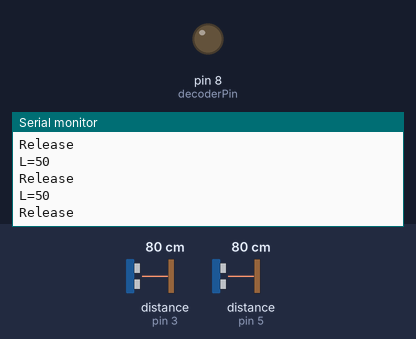
The sketch below on a simulated Arduino Uno, built with avr-gcc and run on an emulated ATmega328P. Parts: output pins drawn as LEDs (lit = HIGH), the last lines printed to the serial monitor. Wiring (inferred from the names in the program): 2 × ultrasonic range finder: trigger pin 4, echo pin 5 / trigger pin 6, echo pin 3. Inputs (shaded band) come from the test bench; at power-on: distance to the obstacle (sensors on pin 3, pin 5) 80 cm. The echo pulse lasts 58.3 µs per cm; pins used as bus, display or sensor lines are not drawn.

Above: at 1.2 s.
1.3 s: distance to the obstacle (sensor on pin 3) set to 2 cm
At 2.2 s:
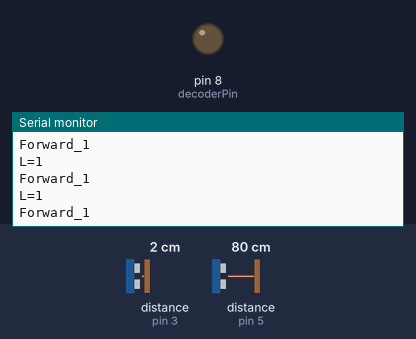
2.9 s: distance to the obstacle (sensor on pin 5) set to 299 cm
At 4.0 s:
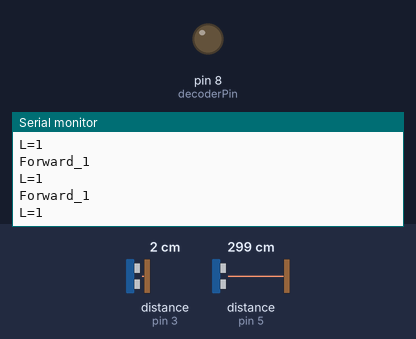
5.9 s: distance to the obstacle (sensor on pin 3) set to 18 cm
At 6.7 s:
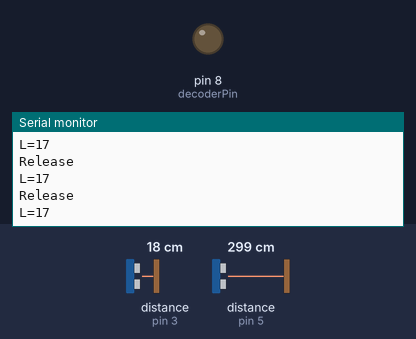
Timing chart, 0 to 8.9 s (numbered marks = the images above; inputs shaded):
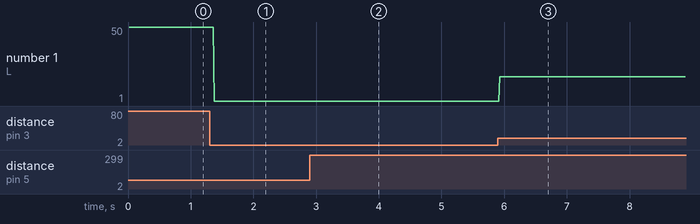

Measured:
- after the input at 1.3 s, the serial monitor: prints a new line after 0.08 s (image 1)
- after the input at 5.9 s, the serial monitor: prints a new line at once (image 3)
- plotted number 1: 50 → 1 after the input at 1.3 s, 1 → 17 after the input at 5.9 s

The sketch:

ardiono_code.ino
```cpp
#include <Wire.h>
#include <MPU6050.h>

MPU6050 mpu;

int count=0;

//var for sonar

const int trigger1 = 6; //Trigger pin of 1st Sesnor
const int echo1 = 3; //Echo pin of 1st Sesnor
const int trigger2 = 4; //Trigger pin of 2nd Sesnor
const int echo2 = 5;//Echo pin of 2nd Sesnor

const int decoderPin = 8;

long time_taken;
int dist,distL,distR;


void setup() {
Serial.begin(9600);

  count=0;
  Serial.println ("Ashchi");
  mpu.calibrateGyro();
  mpu.setThreshold(3);
  Serial.println ("Done setup");

pinMode(trigger1, OUTPUT);
pinMode(echo1, INPUT);
pinMode(trigger2, OUTPUT);
pinMode(echo2, INPUT);
pinMode (decoderPin, OUTPUT);
}


/*###Function to calculate distance###*/
void calculate_distance(int trigger, int echo)
{
digitalWrite(trigger, LOW);
delayMicroseconds(2);
digitalWrite(trigger, HIGH);
delayMicroseconds(10);
digitalWrite(trigger, LOW);

time_taken = pulseIn(echo, HIGH);
dist= time_taken*0.034/2;
if (dist>50)
dist = 50;
}

void loop() { //infinite loopy
    calculate_distance(trigger1,echo1);
    distL =dist; //get distance of left sensor

    calculate_distance(trigger2,echo2);
    distR =dist; //get distance of right sensor

    //Uncomment for debudding
    Serial.print("L=");
    Serial.println(distL);
    //Serial.print("R=");
   // Serial.println(distR);

    if( distL>=0 && distL<=9 ){

        Serial.println("Forward_1"); //delay (50);

    }

    /*
    if(distR>=0 && distR<=30  && distR == 50 )
    {
      Serial.println("Forward_2"); delay (500);

    }
    */
    //backward

    if(distL>9 && distL<=15 ){

        Serial.println("Backward_1"); //delay (500);

    }
// release all
    if(distL>15){

        Serial.println("Release"); //delay (500);

    }
    /*
    if (distR>30 && distR<50) //Detect both hands
    {
      Serial.println("Backward_2"); delay (500);

    }

    */
//    accelShow();
    //delay(1000);
}


void accelShow()
{
//  Vector rawAccel = mpu.readRawAccel();

  digitalWrite(decoderPin, LOW); // accel 1 activated
  Serial.println ("Accelerometer 1");
  Vector normAccel = mpu.readNormalizeAccel();
  Serial.print(" X = ");
  Serial.print(normAccel.XAxis);

  Serial.print(" Y = ");
  Serial.print(normAccel.YAxis);

  Serial.print(" Z = ");
  Serial.println(normAccel.ZAxis);


  if (normAccel.YAxis > -2 && normAccel.YAxis < 2) Serial.println ("Straight");
  if (normAccel.YAxis >= 2) Serial.println ("Left");
  if (normAccel.YAxis <= -2) Serial.println ("Right");
  delay(1000);


  digitalWrite(decoderPin, HIGH); // accel 2 activated
  normAccel = mpu.readNormalizeAccel();
  Serial.println ("Accelerometer 2");
  Serial.print(" X = ");
  Serial.print(normAccel.XAxis);

  Serial.print(" Y = ");
  Serial.print(normAccel.YAxis);

  Serial.print(" Z = ");
  Serial.println(normAccel.ZAxis);


  if (normAccel.YAxis > -2 && normAccel.YAxis < 2) Serial.println ("Straight");
  if (normAccel.YAxis >= 2) Serial.println ("Left");
  if (normAccel.YAxis <= -2) Serial.println ("Right");
}
```
